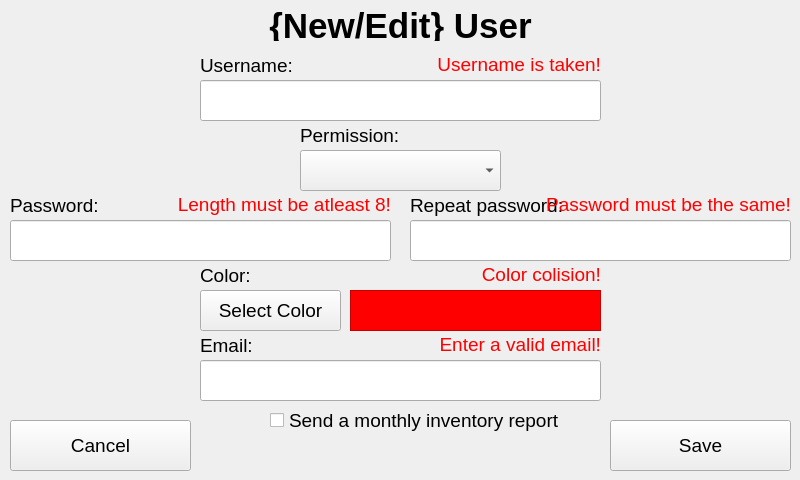
<?xml version="1.0" encoding="UTF-8"?>
<ui version="4.0">
 <class>ManageUserScreen</class>
 <widget class="QMainWindow" name="ManageUserScreen">
  <property name="geometry">
   <rect>
    <x>0</x>
    <y>0</y>
    <width>800</width>
    <height>480</height>
   </rect>
  </property>
  <property name="font">
   <font>
    <pointsize>14</pointsize>
   </font>
  </property>
  <property name="windowTitle">
   <string>MainWindow</string>
  </property>
  <property name="locale">
   <locale language="English" country="Austria"/>
  </property>
  <widget class="QWidget" name="centralwidget">
   <widget class="QPushButton" name="btn_cancel">
    <property name="geometry">
     <rect>
      <x>10</x>
      <y>420</y>
      <width>181</width>
      <height>51</height>
     </rect>
    </property>
    <property name="locale">
     <locale language="English" country="Austria"/>
    </property>
    <property name="text">
     <string>Cancel</string>
    </property>
   </widget>
   <widget class="QPushButton" name="btn_save">
    <property name="geometry">
     <rect>
      <x>610</x>
      <y>420</y>
      <width>181</width>
      <height>51</height>
     </rect>
    </property>
    <property name="locale">
     <locale language="English" country="Austria"/>
    </property>
    <property name="text">
     <string>Save</string>
    </property>
   </widget>
   <widget class="QLabel" name="lbl_user">
    <property name="geometry">
     <rect>
      <x>0</x>
      <y>10</y>
      <width>801</width>
      <height>31</height>
     </rect>
    </property>
    <property name="font">
     <font>
      <pointsize>26</pointsize>
      <weight>75</weight>
      <bold>true</bold>
     </font>
    </property>
    <property name="text">
     <string>{New/Edit} User</string>
    </property>
    <property name="alignment">
     <set>Qt::AlignCenter</set>
    </property>
   </widget>
   <widget class="QLineEdit" name="txb_password1">
    <property name="geometry">
     <rect>
      <x>10</x>
      <y>220</y>
      <width>381</width>
      <height>41</height>
     </rect>
    </property>
    <property name="font">
     <font>
      <pointsize>20</pointsize>
     </font>
    </property>
    <property name="locale">
     <locale language="English" country="Austria"/>
    </property>
    <property name="inputMask">
     <string/>
    </property>
    <property name="text">
     <string/>
    </property>
    <property name="echoMode">
     <enum>QLineEdit::Password</enum>
    </property>
    <property name="alignment">
     <set>Qt::AlignCenter</set>
    </property>
   </widget>
   <widget class="QLabel" name="lbl_password2">
    <property name="geometry">
     <rect>
      <x>410</x>
      <y>190</y>
      <width>381</width>
      <height>30</height>
     </rect>
    </property>
    <property name="font">
     <font>
      <pointsize>14</pointsize>
     </font>
    </property>
    <property name="locale">
     <locale language="English" country="Austria"/>
    </property>
    <property name="text">
     <string>Repeat password:</string>
    </property>
   </widget>
   <widget class="QLabel" name="lbl_errorPassword1">
    <property name="enabled">
     <bool>true</bool>
    </property>
    <property name="geometry">
     <rect>
      <x>10</x>
      <y>190</y>
      <width>381</width>
      <height>30</height>
     </rect>
    </property>
    <property name="font">
     <font>
      <pointsize>14</pointsize>
     </font>
    </property>
    <property name="locale">
     <locale language="English" country="Austria"/>
    </property>
    <property name="text">
     <string>&lt;span style=&quot;color:red;&quot;&gt;Length must be atleast 8!</string>
    </property>
    <property name="scaledContents">
     <bool>false</bool>
    </property>
    <property name="alignment">
     <set>Qt::AlignRight|Qt::AlignTrailing|Qt::AlignVCenter</set>
    </property>
   </widget>
   <widget class="QLabel" name="lbl_password1">
    <property name="geometry">
     <rect>
      <x>10</x>
      <y>190</y>
      <width>381</width>
      <height>30</height>
     </rect>
    </property>
    <property name="font">
     <font>
      <pointsize>14</pointsize>
     </font>
    </property>
    <property name="locale">
     <locale language="English" country="Austria"/>
    </property>
    <property name="text">
     <string>Password:</string>
    </property>
   </widget>
   <widget class="QLineEdit" name="txb_password2">
    <property name="geometry">
     <rect>
      <x>410</x>
      <y>220</y>
      <width>381</width>
      <height>41</height>
     </rect>
    </property>
    <property name="font">
     <font>
      <pointsize>20</pointsize>
     </font>
    </property>
    <property name="locale">
     <locale language="English" country="Austria"/>
    </property>
    <property name="inputMask">
     <string/>
    </property>
    <property name="text">
     <string/>
    </property>
    <property name="echoMode">
     <enum>QLineEdit::Password</enum>
    </property>
    <property name="alignment">
     <set>Qt::AlignCenter</set>
    </property>
   </widget>
   <widget class="QLabel" name="lbl_errorPassword2">
    <property name="enabled">
     <bool>true</bool>
    </property>
    <property name="geometry">
     <rect>
      <x>410</x>
      <y>190</y>
      <width>381</width>
      <height>30</height>
     </rect>
    </property>
    <property name="font">
     <font>
      <pointsize>14</pointsize>
     </font>
    </property>
    <property name="locale">
     <locale language="English" country="Austria"/>
    </property>
    <property name="text">
     <string>&lt;html&gt;&lt;head/&gt;&lt;body&gt;&lt;p&gt;&lt;span style=&quot; color:#ff0000;&quot;&gt;Password must be the same!&lt;/span&gt;&lt;/p&gt;&lt;/body&gt;&lt;/html&gt;</string>
    </property>
    <property name="scaledContents">
     <bool>false</bool>
    </property>
    <property name="alignment">
     <set>Qt::AlignRight|Qt::AlignTrailing|Qt::AlignVCenter</set>
    </property>
   </widget>
   <widget class="QLabel" name="lbl_username">
    <property name="geometry">
     <rect>
      <x>200</x>
      <y>50</y>
      <width>401</width>
      <height>30</height>
     </rect>
    </property>
    <property name="font">
     <font>
      <pointsize>14</pointsize>
     </font>
    </property>
    <property name="locale">
     <locale language="English" country="Austria"/>
    </property>
    <property name="text">
     <string>Username:</string>
    </property>
   </widget>
   <widget class="QLineEdit" name="txb_username">
    <property name="geometry">
     <rect>
      <x>200</x>
      <y>80</y>
      <width>401</width>
      <height>41</height>
     </rect>
    </property>
    <property name="font">
     <font>
      <pointsize>20</pointsize>
     </font>
    </property>
    <property name="locale">
     <locale language="English" country="Austria"/>
    </property>
    <property name="inputMask">
     <string/>
    </property>
    <property name="text">
     <string/>
    </property>
    <property name="echoMode">
     <enum>QLineEdit::Normal</enum>
    </property>
    <property name="alignment">
     <set>Qt::AlignCenter</set>
    </property>
   </widget>
   <widget class="QLabel" name="lbl_errorUsername">
    <property name="enabled">
     <bool>true</bool>
    </property>
    <property name="geometry">
     <rect>
      <x>200</x>
      <y>50</y>
      <width>401</width>
      <height>30</height>
     </rect>
    </property>
    <property name="font">
     <font>
      <pointsize>14</pointsize>
     </font>
    </property>
    <property name="locale">
     <locale language="English" country="Austria"/>
    </property>
    <property name="text">
     <string>&lt;html&gt;&lt;head/&gt;&lt;body&gt;&lt;p&gt;&lt;span style=&quot; color:#ff0000;&quot;&gt;Username is taken!&lt;/span&gt;&lt;/p&gt;&lt;/body&gt;&lt;/html&gt;</string>
    </property>
    <property name="scaledContents">
     <bool>false</bool>
    </property>
    <property name="alignment">
     <set>Qt::AlignRight|Qt::AlignTrailing|Qt::AlignVCenter</set>
    </property>
   </widget>
   <widget class="QLabel" name="lbl_errorColor">
    <property name="enabled">
     <bool>true</bool>
    </property>
    <property name="geometry">
     <rect>
      <x>200</x>
      <y>260</y>
      <width>401</width>
      <height>30</height>
     </rect>
    </property>
    <property name="font">
     <font>
      <pointsize>14</pointsize>
     </font>
    </property>
    <property name="locale">
     <locale language="English" country="Austria"/>
    </property>
    <property name="text">
     <string>&lt;html&gt;&lt;head/&gt;&lt;body&gt;&lt;p&gt;&lt;span style=&quot; color:#ff0000;&quot;&gt;Color colision!&lt;/span&gt;&lt;/p&gt;&lt;/body&gt;&lt;/html&gt;</string>
    </property>
    <property name="scaledContents">
     <bool>false</bool>
    </property>
    <property name="alignment">
     <set>Qt::AlignRight|Qt::AlignTrailing|Qt::AlignVCenter</set>
    </property>
   </widget>
   <widget class="QPushButton" name="btn_color">
    <property name="geometry">
     <rect>
      <x>200</x>
      <y>290</y>
      <width>141</width>
      <height>41</height>
     </rect>
    </property>
    <property name="text">
     <string>Select Color</string>
    </property>
   </widget>
   <widget class="QLabel" name="lbl_color">
    <property name="geometry">
     <rect>
      <x>200</x>
      <y>260</y>
      <width>401</width>
      <height>30</height>
     </rect>
    </property>
    <property name="font">
     <font>
      <pointsize>14</pointsize>
     </font>
    </property>
    <property name="locale">
     <locale language="English" country="Austria"/>
    </property>
    <property name="text">
     <string>Color:</string>
    </property>
   </widget>
   <widget class="QFrame" name="pnl_color">
    <property name="geometry">
     <rect>
      <x>350</x>
      <y>290</y>
      <width>251</width>
      <height>41</height>
     </rect>
    </property>
    <property name="styleSheet">
     <string notr="true">background-color: rgb(255, 0, 0)</string>
    </property>
    <property name="frameShape">
     <enum>QFrame::StyledPanel</enum>
    </property>
    <property name="frameShadow">
     <enum>QFrame::Plain</enum>
    </property>
   </widget>
   <widget class="QLineEdit" name="txb_email">
    <property name="geometry">
     <rect>
      <x>200</x>
      <y>360</y>
      <width>401</width>
      <height>41</height>
     </rect>
    </property>
    <property name="font">
     <font>
      <pointsize>20</pointsize>
     </font>
    </property>
    <property name="locale">
     <locale language="English" country="Austria"/>
    </property>
    <property name="inputMask">
     <string/>
    </property>
    <property name="text">
     <string/>
    </property>
    <property name="echoMode">
     <enum>QLineEdit::Normal</enum>
    </property>
    <property name="alignment">
     <set>Qt::AlignCenter</set>
    </property>
   </widget>
   <widget class="QLabel" name="lbl_email">
    <property name="geometry">
     <rect>
      <x>200</x>
      <y>330</y>
      <width>401</width>
      <height>30</height>
     </rect>
    </property>
    <property name="font">
     <font>
      <pointsize>14</pointsize>
     </font>
    </property>
    <property name="locale">
     <locale language="English" country="Austria"/>
    </property>
    <property name="text">
     <string>Email:</string>
    </property>
   </widget>
   <widget class="QLabel" name="lbl_errorEmail">
    <property name="enabled">
     <bool>true</bool>
    </property>
    <property name="geometry">
     <rect>
      <x>200</x>
      <y>330</y>
      <width>401</width>
      <height>30</height>
     </rect>
    </property>
    <property name="font">
     <font>
      <pointsize>14</pointsize>
     </font>
    </property>
    <property name="locale">
     <locale language="English" country="Austria"/>
    </property>
    <property name="text">
     <string>&lt;html&gt;&lt;head/&gt;&lt;body&gt;&lt;p&gt;&lt;span style=&quot; color:#ff0000;&quot;&gt;Enter a valid email!&lt;/span&gt;&lt;/p&gt;&lt;/body&gt;&lt;/html&gt;</string>
    </property>
    <property name="scaledContents">
     <bool>false</bool>
    </property>
    <property name="alignment">
     <set>Qt::AlignRight|Qt::AlignTrailing|Qt::AlignVCenter</set>
    </property>
   </widget>
   <widget class="QComboBox" name="comboBox">
    <property name="geometry">
     <rect>
      <x>300</x>
      <y>150</y>
      <width>201</width>
      <height>41</height>
     </rect>
    </property>
    <property name="maxVisibleItems">
     <number>5</number>
    </property>
   </widget>
   <widget class="QLabel" name="lbl_permission">
    <property name="geometry">
     <rect>
      <x>300</x>
      <y>120</y>
      <width>201</width>
      <height>30</height>
     </rect>
    </property>
    <property name="font">
     <font>
      <pointsize>14</pointsize>
     </font>
    </property>
    <property name="locale">
     <locale language="English" country="Austria"/>
    </property>
    <property name="text">
     <string>Permission:</string>
    </property>
   </widget>
   <widget class="QCheckBox" name="checkBox">
    <property name="geometry">
     <rect>
      <x>270</x>
      <y>400</y>
      <width>311</width>
      <height>41</height>
     </rect>
    </property>
    <property name="autoFillBackground">
     <bool>false</bool>
    </property>
    <property name="text">
     <string>Send a monthly inventory report</string>
    </property>
   </widget>
  </widget>
 </widget>
 <resources/>
 <connections/>
</ui>
